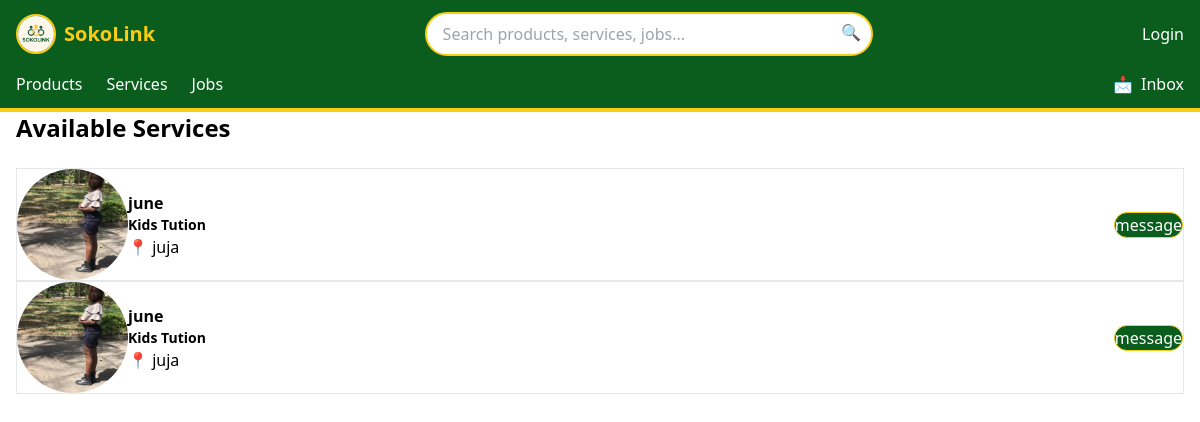
Page /services/ on the committed database.
### services/models.py (models this page shows, shortened)
class Service(models.Model):
    user = models.ForeignKey(User,on_delete=models.CASCADE,related_name = "services")
    category = models.ForeignKey(ServiceCategory,on_delete=models.SET_NULL,null=True)
    service = models.CharField(max_length=100,blank=True)
    charging_rate = models.DecimalField(max_digits=50,decimal_places=2)

### authentication/models.py (models this page shows)
class User(AbstractUser):
    pass

class Profile(models.Model):
    user = models.OneToOneField(User, on_delete=models.CASCADE,null=True)
    username_or_businessname = models.CharField(max_length=100,blank=True)
    profile_pic =models.ImageField(upload_to='images/',default=None)
    location = models.CharField(max_length=100,blank=True)
    phone_number = PhoneNumberField(max_length=50,blank=True)

### services/views.py (the view)
# urls.py: path('services/', views.service_list, name='services'),
def service_list(request):
    services = Service.objects.all()   # 👈 fetch from DB
    return render(request, 'services.html',{"services":services})

### services/templates/services.html (shortened to what this page needs)
{% extends "base.html" %}
{% load static %}
    {% block content %}
<div class="max-w-7xl mx-auto px-4 py-8">
    <h1 class="text-2xl font-bold mb-6">Available Services</h1>
    <div class="space-y-3">
        {% for service in services %}
        <a href="{% url 'service_details' service.id %}"
            class="flex items-center gap-3 w-full bg-white border border-gray-200 rounded-xl p-2 shadow-sm hover:shadow-md hover:bg-gray-50 transition">
            <div class="mb-0.5">
                <img src="{{ service.user.profile.profile_pic.url }}"
                    class="w-11 h-11 object-cover rounded-full flex-shrink-0"
                    alt="profile" height=11 width=111>
            </div>
            <div class="flex-1 min-w-0">
                <h3 class="font-semibold text-gray-800 truncate">
                    {{ service.user.username }}
                </h3>
                <p class="font-bold text-sm text-gray-600 truncate">
                    {{ service.service }}
                </p>
                <p class="text-xs text-gray-400">
                    📍 {{ service.user.profile.location }}
                </p>
            </div>
            <div clas="ml-auto" >
                <button href={% url 'messages' %} class="bg-jungle text-white border border-yellow rounded-full ">
                    message
                </button>
            </div>
        </a>
        {% endfor %}
    </div>
</div>
    {% endblock content %}

### rows in the picture
Service: user.profile.profile_pic (picture), user.username "june", service "Kids Tution", user.profile.location "juja"
Service: user.profile.profile_pic (picture), user.username "june", service "Kids Tution", user.profile.location "juja"
